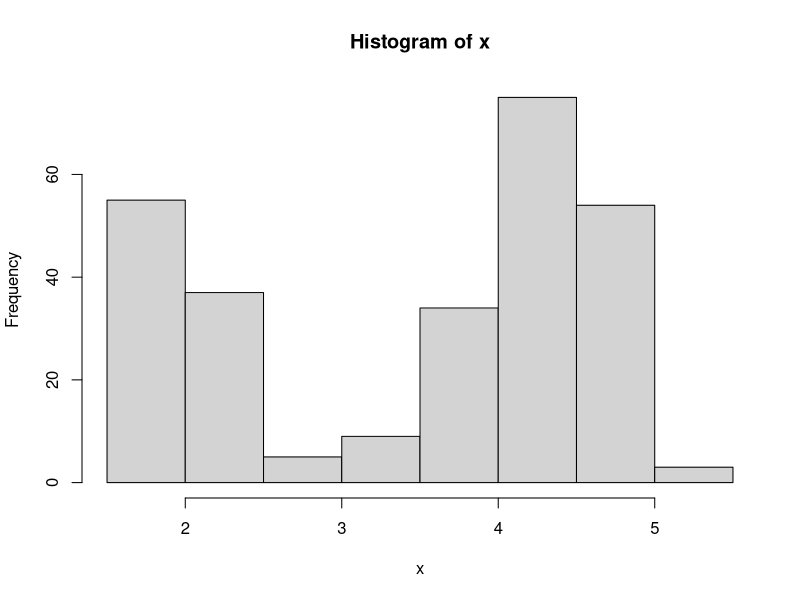
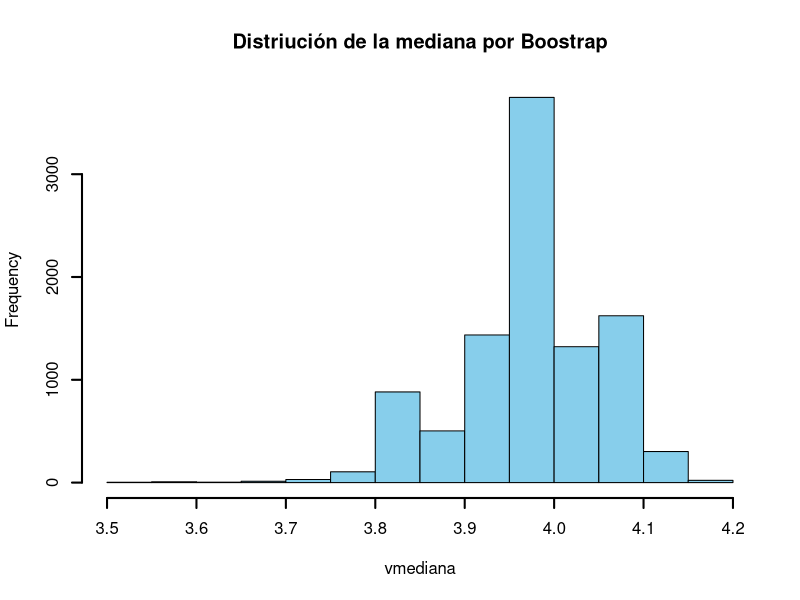

R code for these plots, in order:
# VAMOS A COGER EL EJEMPLO FAITHFUL DE R

head(faithful)
x<- faithful$eruptions
hist(x)
median(x)

B = 10000
set.seed(1)
vmediana <- numeric(B)

for(b in 1:B){
	xn = sample(x,replace=TRUE)
	vmediana[b]= median (xn)

}

hist(vmediana, col = "skyblue", lwd = 2, main= "Distriución de la mediana por Boostrap")
